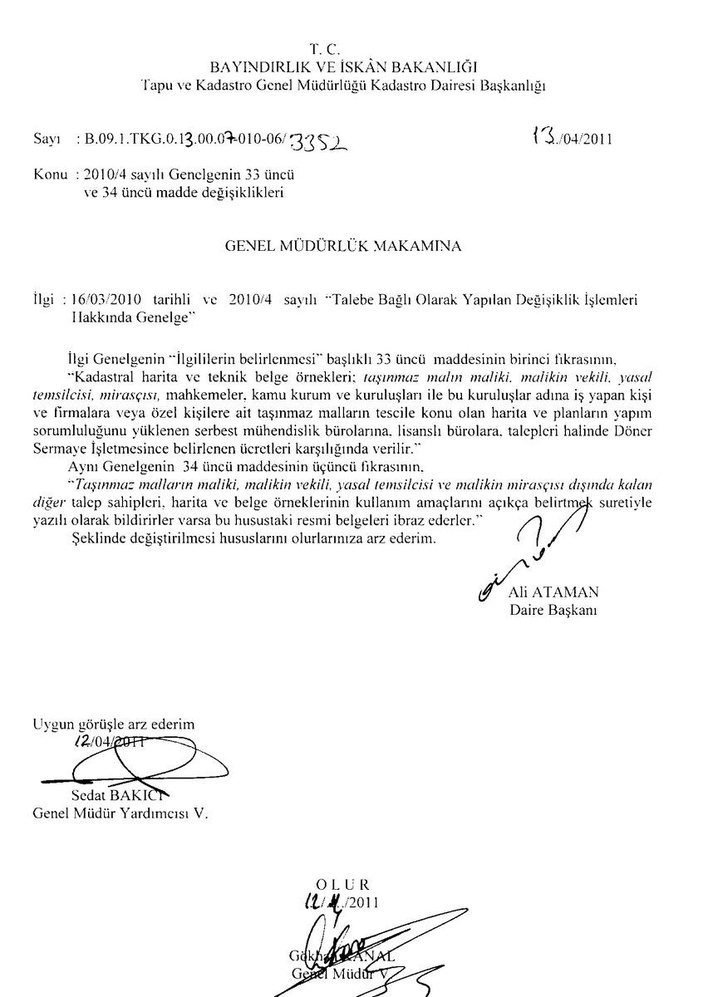
#> input picture inputs/in1.jpg, 708 x 997 px, shrunk from 852 x 1200 before the run
$ python -i signature_extractor.py   (imports and definitions only)
#> lines starting #> are read from the running program, lines starting #| are printed output that depends on the picture; after the words box and inside, x2 and y2 are one past the last pixel; in counts of white or black regions, pixels touching at a corner belong together; long printed decimals are rounded
#> further down, picture is the input picture: shape (997, 708, 3); min 0, max 255, mean 245

import io
import base64
from PIL import Image
import cv2
import matplotlib.pyplot as plt
from skimage import measure, morphology
from skimage.color import label2rgb
from skimage.measure import regionprops
import numpy as np
# read the input image

def encode(img):
    pil_img = Image.fromarray(img)
    buff = io.BytesIO()
    pil_img.save(buff, format="JPEG")
    new_image_string = base64.b64encode(buff.getvalue()).decode("utf-8")
    return  new_image_string

def extract(img):
    img = cv2.threshold(img, 127, 255, cv2.THRESH_BINARY)[1]  # ensure binary
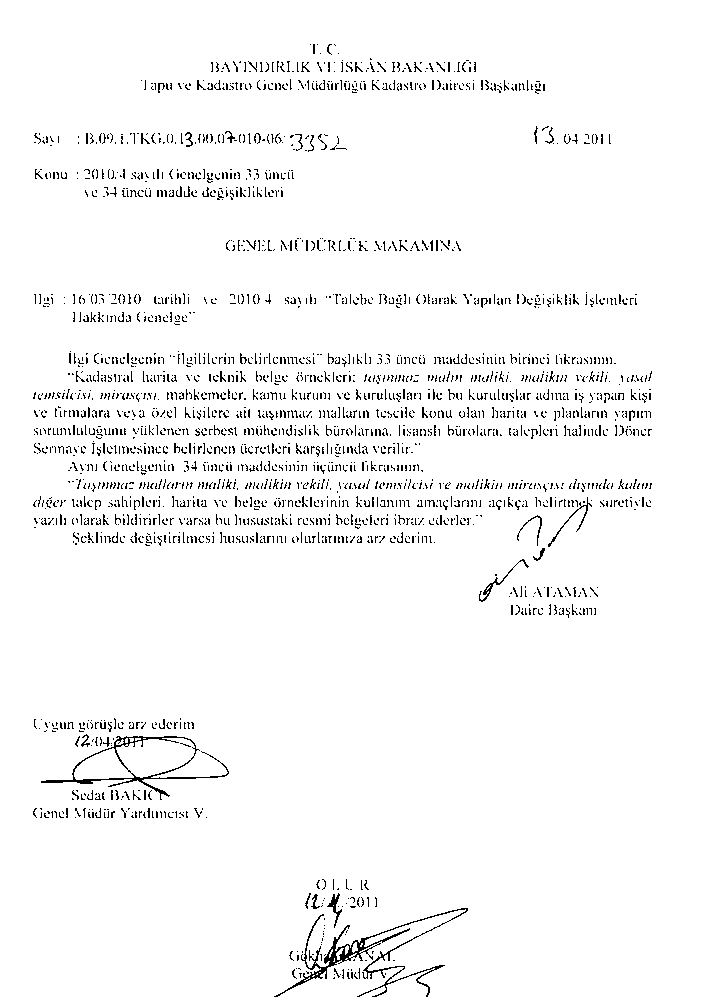
#> img: shape (997, 708, 3); 96.6% white; black in thin lines or dots, all inside (x1, y1, x2, y2) = (33, 44, 652, 997)

    # connected component analysis by scikit-learn framework
    blobs = img > img.mean()
    blobs_labels = measure.label(blobs, background=1)
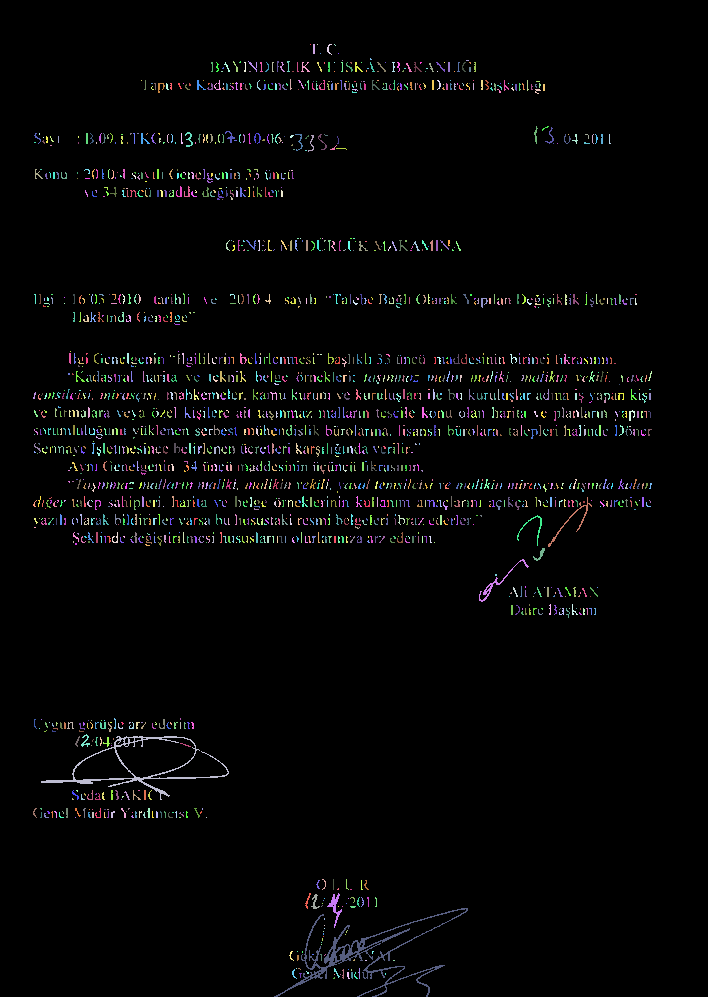
#> blobs_labels: shape (997, 708, 3) int32; 2446 distinct labels, from 0 to 2445; one colour per label, 0 black
    image_label_overlay = label2rgb(blobs_labels, image=img)

    fig, ax = plt.subplots(figsize=(10, 6))

    '''
    # plot the connected components (for debugging)
    ax.imshow(image_label_overlay)
    ax.set_axis_off()
    plt.tight_layout()
    plt.show()
    '''

    the_biggest_component = 0
    total_area = 0
    counter = 0
    average = 0.0
    for region in regionprops(blobs_labels):
        if (region.area > 10):
            total_area = total_area + region.area
            counter = counter + 1
        # print region.area # (for debugging)
        # take regions with large enough areas
        if (region.area >= 250):
            if (region.area > the_biggest_component):
                the_biggest_component = region.area
#> this loop made 2445 passes
#> total_area on passes 2, 4, 11, 13, 14, 15, 16, 17, 18, 19, 20, 21: 60, 123, 177, 255, 297, 345, 384, 432, 483, 522, 564, 606
#> after the loop, counter = 1703; the_biggest_component = 5295; total_area = 68841

    average = (total_area/counter)
#> average = 40.42
    print("the_biggest_component: " + str(the_biggest_component))
#| the_biggest_component: 5295.0
    print("average: " + str(average))
#| average: 40.423

    # experimental-based ratio calculation, modify it for your cases
    # a4_constant is used as a threshold value to remove connected pixels
    # are smaller than a4_constant for A4 size scanned documents
    a4_constant = ((average/84.0)*250.0)+100
#> a4_constant = 220.3
    print("a4_constant: " + str(a4_constant))
#| a4_constant: 220.308

    # remove the connected pixels are smaller than a4_constant
    b = morphology.remove_small_objects(blobs_labels, a4_constant)
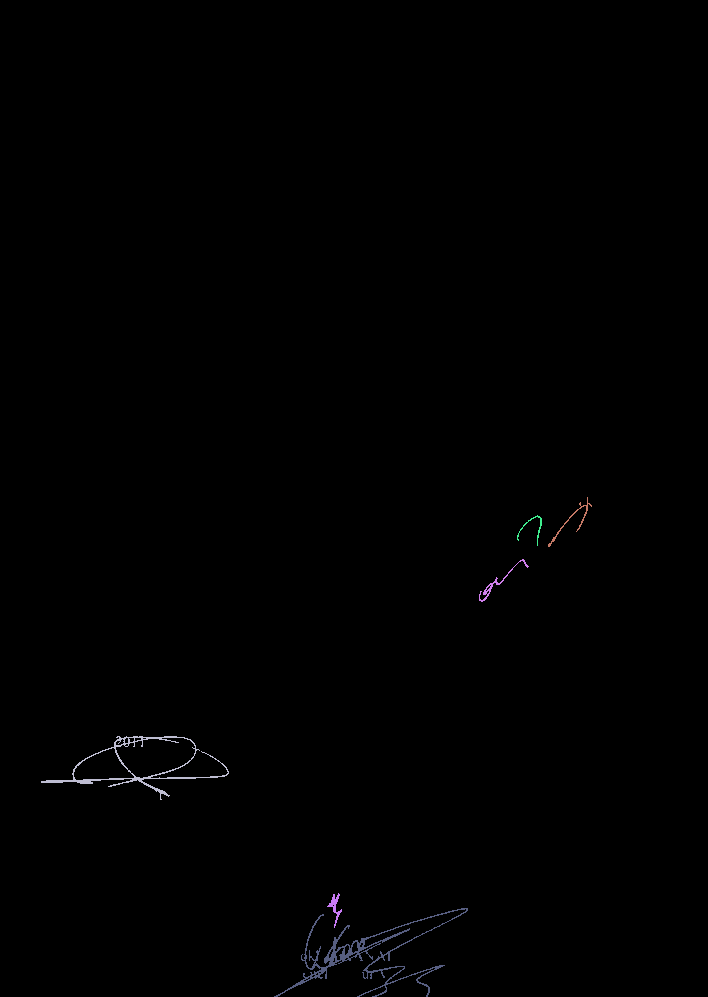
#> b: shape (997, 708, 3) int32; 7 distinct labels, from 0 to 2406; one colour per label, 0 black
    # save the the pre-version which is the image is labelled with colors
    # as considering connected components
#> (the run stopped early here; a loop or call above may not have finished)

$ run again, on inputs/in3.jpg
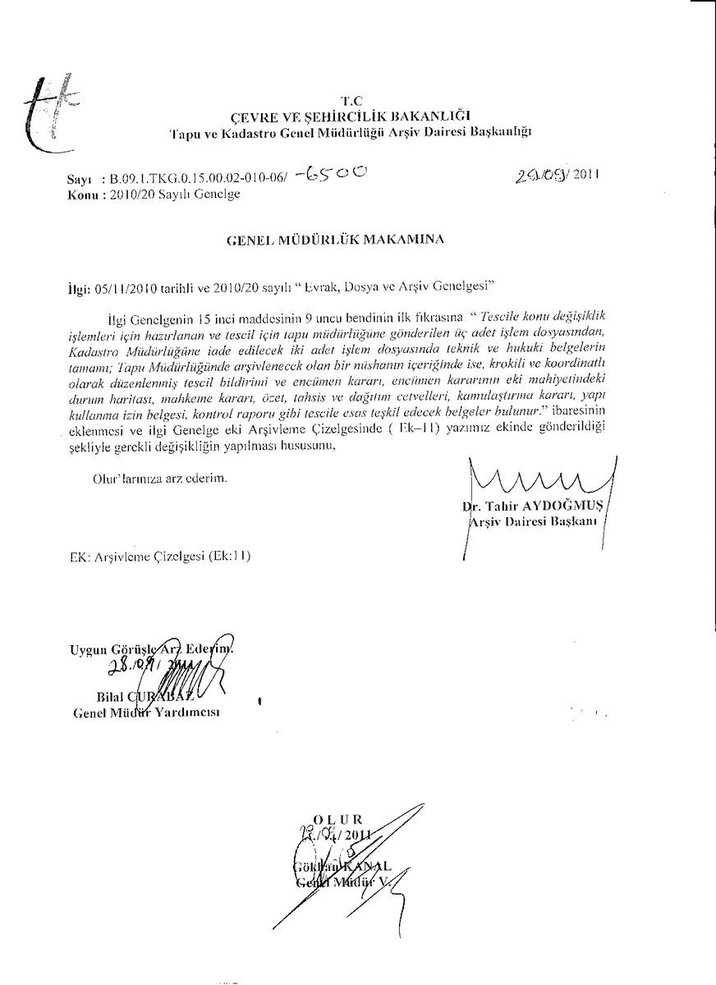
#> input picture inputs/in3.jpg, 716 x 985 px, shrunk from 872 x 1200 before the run
#> picture is the input picture: shape (985, 716, 3); min 0, max 255, mean 247.6
#> img: shape (985, 716, 3); 97.7% white; black in thin lines or dots
#> blobs: shape (985, 716, 3) bool; 97.7% white; black in thin lines or dots
#> in extract, `blobs_labels = measure.label(blobs, background=1)`:
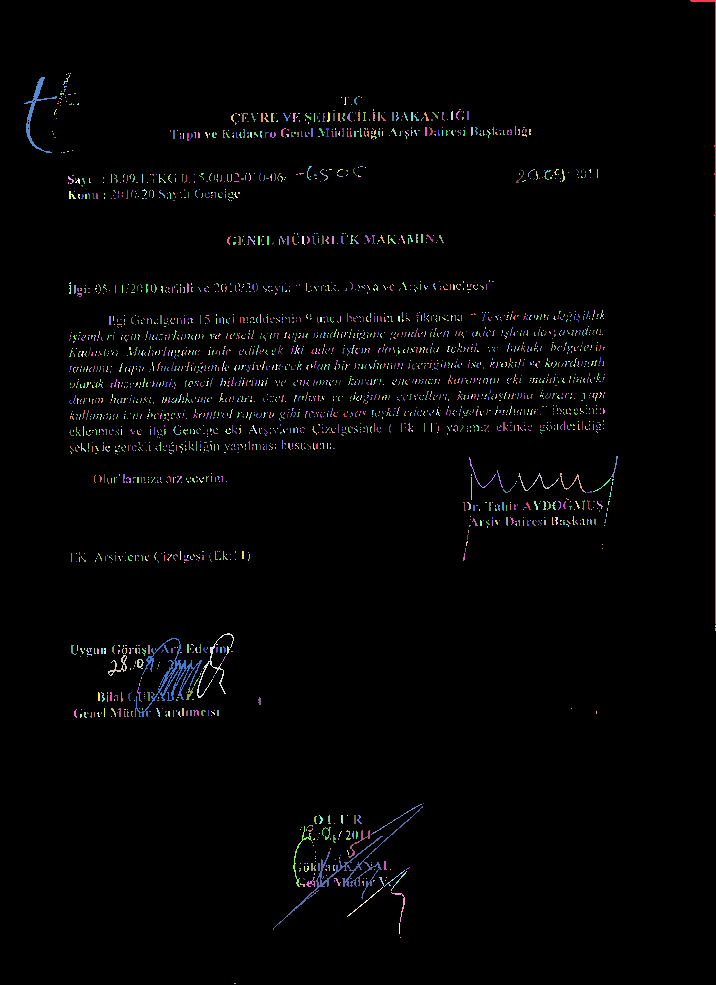
#> blobs_labels: shape (985, 716, 3) int32; 2821 distinct labels, from 0 to 2820; one colour per label, 0 black
#> the loop in extract, `for region in regionprops(blobs_labels):` made 2820 passes
#> (total_area, the_biggest_component) on pass 1: (2034, 2034)
#> after the loop in extract, `for region in regionprops(blobs_labels):`: counter = 1329; the_biggest_component = 2283; total_area = 41865
#> average = 31.5
#| the_biggest_component: 2283.0
#| average: 31.501
#> a4_constant = 193.8
#| a4_constant: 193.753
#> in extract, `b = morphology.remove_small_objects(blobs_labels, a4_constant)`:
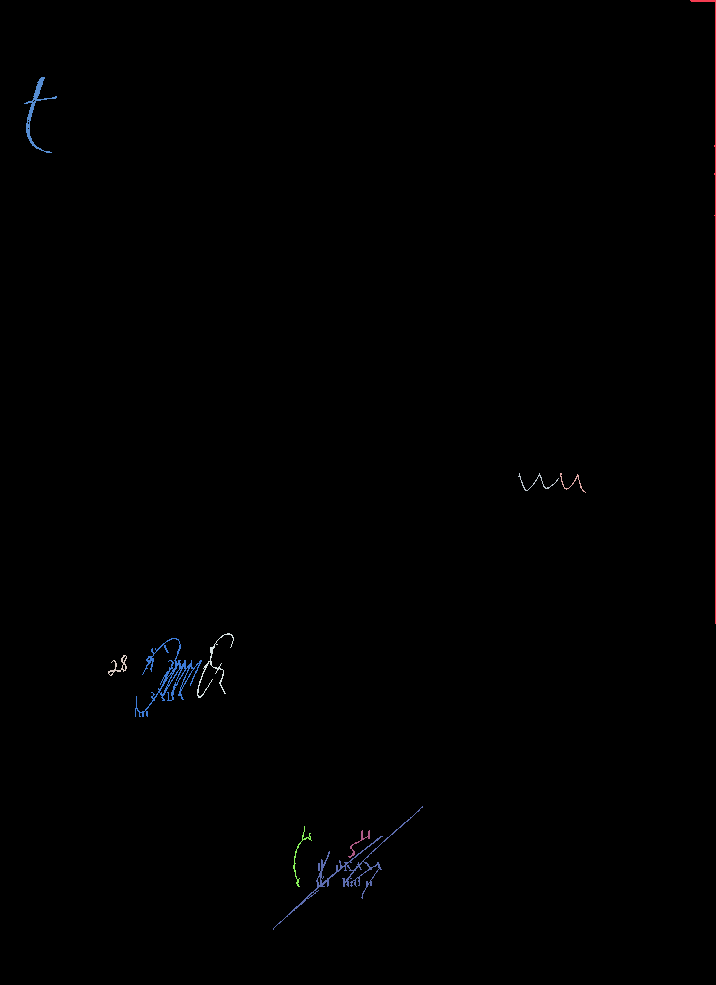
#> b: shape (985, 716, 3) int32; 11 distinct labels, from 0 to 2763; one colour per label, 0 black

$ run again, on inputs/test.png
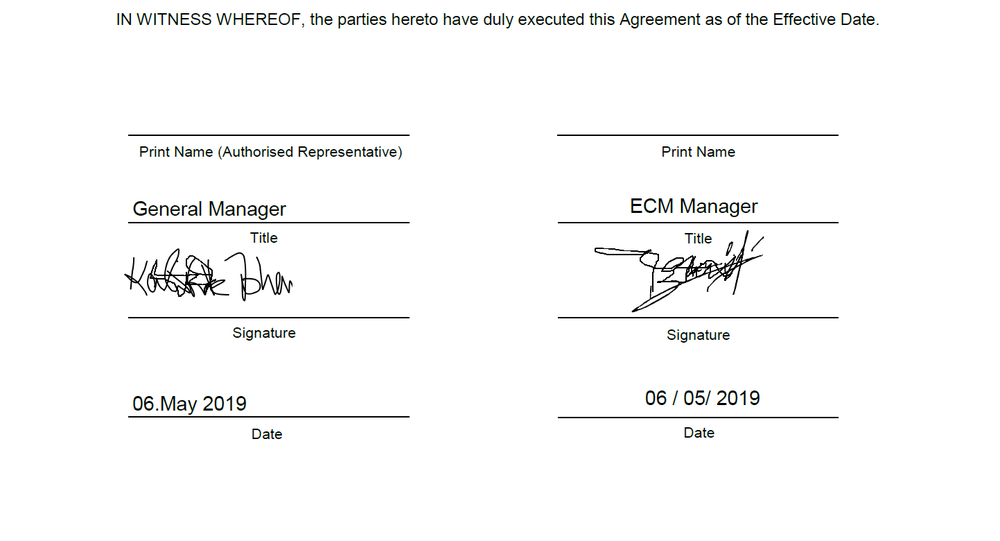
#> input picture inputs/test.png, 1000 x 541 px, shrunk from 1443 x 780 before the run
#> picture is the input picture: shape (541, 1000, 3); mean B, G, R 248.8, 248.9, 248.8
#> in extract, `blobs_labels = measure.label(blobs, background=1)`:
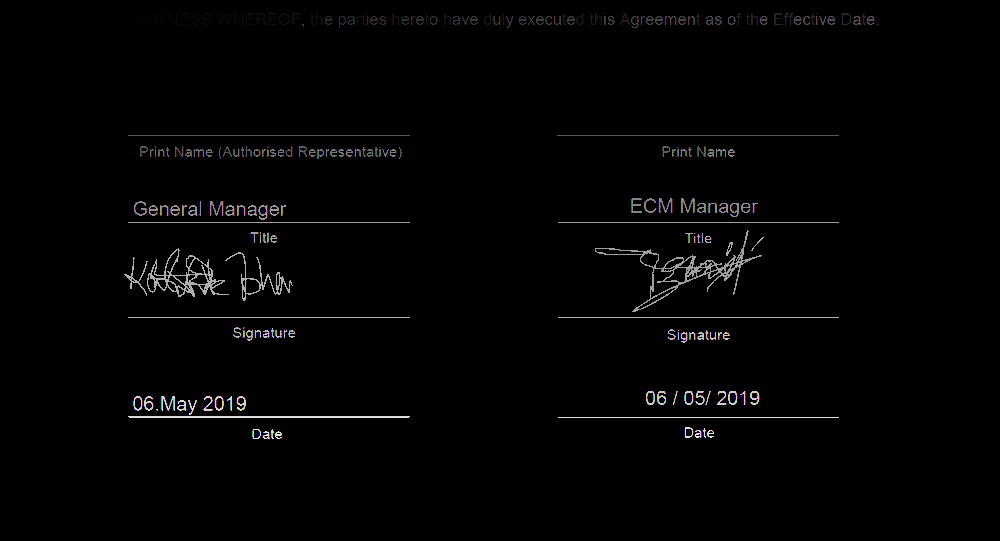
#> blobs_labels: shape (541, 1000, 3) int32; mean of channels 0, 1, 2 3.2, 3.1, 3.2; drawn as B, G, R
#> the loop in extract, `for region in regionprops(blobs_labels):` made 228 passes
#> (total_area, the_biggest_component) on pass 85: (8856, 846)
#> after the loop in extract, `for region in regionprops(blobs_labels):`: counter = 214; the_biggest_component = 4044; total_area = 37082
#> average = 173.3
#| the_biggest_component: 4044.0
#| average: 173.280
#> a4_constant = 615.7
#| a4_constant: 615.715
#> in extract, `b = morphology.remove_small_objects(blobs_labels, a4_constant)`:
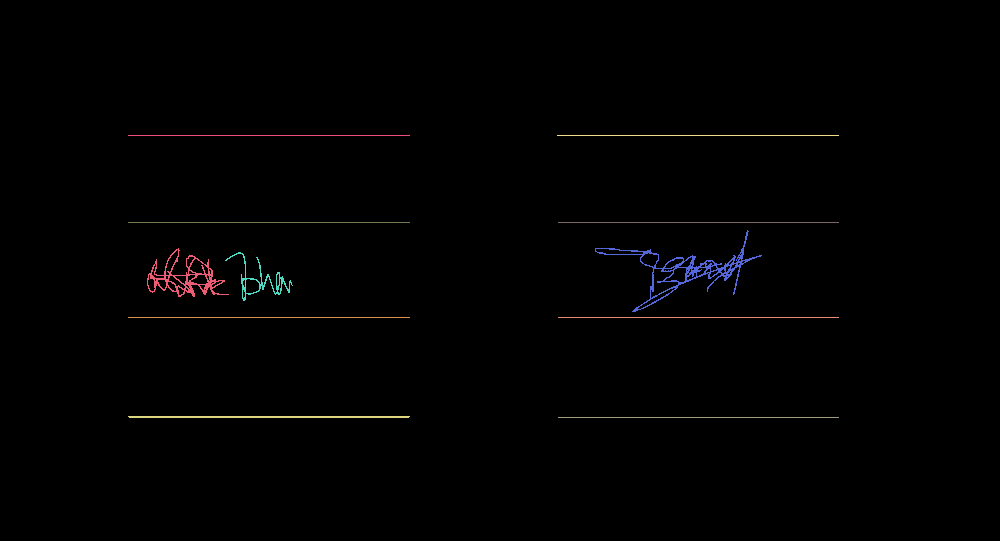
#> b: shape (541, 1000, 3) int32; 12 distinct labels, from 0 to 220; one colour per label, 0 black
